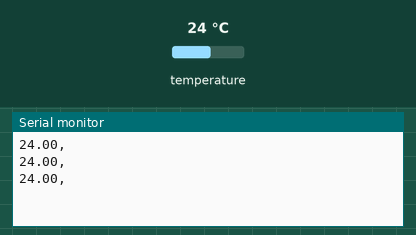
This sketch was run on a simulated Arduino Uno, built with avr-gcc and run on an emulated ATmega328P. Shown: the last lines printed to the serial monitor. The test bench sets the inputs (shaded band); at power-on: temperature 24 °C.

Above: at 2.3 s.
2.4 s: temperature set to 12 °C
At 3.6 s:
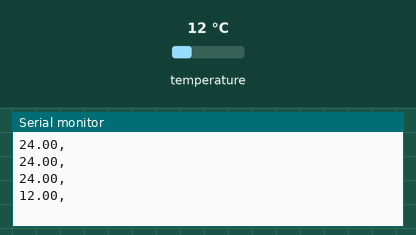
3.9 s: temperature set to 19 °C
At 3.9 s:
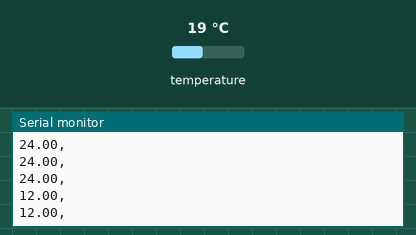
Timing chart, 0 to 6.9 s (numbered marks = the images above; inputs shaded):
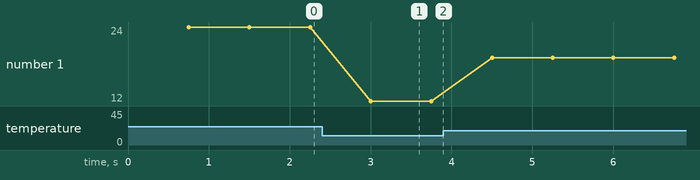

Measured:
- after the input at 2.4 s, the serial monitor: prints a new line after 0.60 s (image 1)
- plotted number 1: 24 → 12 after the input at 2.4 s, 12 → 19 after the input at 3.9 s

The sketch:

tempsnsr_v2.ino
```cpp
#include <DallasTemperature.h>
#include <DS18B20.h>
// in the final version of the code, i plan to use an array to store all the different sensor lines we will be using.
// I will loop thru the array to access the different lines of sensors.
// each individual line takes a single digital pin and can hold an unlimited number of sensors.
// However, I believe that each additional sensor on a line will slow the measuring speed down (just a theory, not necessarily true)

DS18B20 tempSensor(2);


void setup() {
  // put your setup code here, to run once:

  Serial.begin(9600);
  pinMode(2, INPUT);

}

void loop() {
  // put your main code here, to run repeatedly:
  int i = 1;
  while(tempSensor.selectNext()) {
    //Serial.print(String(i) + "&");
    Serial.print(String(tempSensor.getTempC()) + ",");
    i++;
  }
  Serial.println();

}
```
